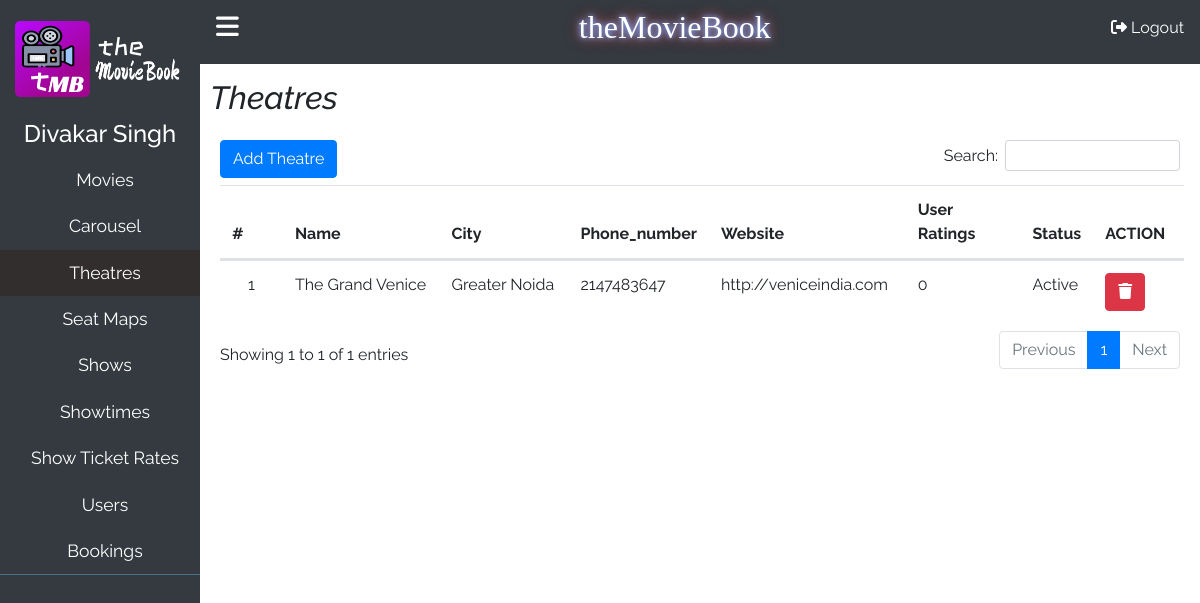
The page /admin/theatres.php (signed in) on the database its author committed.
### tables this page shows
CREATE TABLE `tbl_theatres` (
  `theatre_id` int(10) NOT NULL,
  `theatre_name` varchar(100) NOT NULL,
  `city` varchar(50) NOT NULL,
  `address` varchar(500) NOT NULL,
  `telephone` int(10) NOT NULL,
  `website` varchar(100) NOT NULL,
  `image` longtext NOT NULL,
  `status` int(11) NOT NULL,
  `screens` int(10) NOT NULL,
  `avg_ratings` float NOT NULL,
  `total_ratings` float NOT NULL,
  `num_of_ratings` int(11) NOT NULL,
  `user_ip_addresses` longtext NOT NULL
);

### admin/functions.php (called while the page is built, shortened)
<?php
function get_admin_name($db,$id){
	$sql = "SELECT * FROM `tbl_admins` WHERE `admin_id` = '$id'";
	$result = mysqli_query($db,$sql);
	if(mysqli_num_rows($result)>0){
		while($row = mysqli_fetch_assoc($result)){
			$first_name = $row['first_name'];
			$last_name = $row['last_name'];
		}
		return $first_name.' '.$last_name;
	}
}
?>

### admin/theatres.php (the view, shortened to what this page needs)
<?php
include_once ('db_config.php');
include_once ('functions.php');
$query = "SELECT * from tbl_theatres";
$result = mysqli_query($db, $query);
?>
<!DOCTYPE html>
<html lang="en">
<head>
     <link href="css/bootstrap.min.css" rel="stylesheet">
    <link href="css/style.css" rel="stylesheet">
    <link href="css/addons/datatables.bootstrap4.min.css" rel="stylesheet">
</head>
<body>
    <div class="wrapper" style="width: 100vw;height: 100vh;">
      <nav id="sidebar">
          <ul class="list-unstyled components">
              <li class="main-text">
                  <img src="./images/logo.png" width="180px" alt="">
              </li>
                <li class="admin_name">
                    <h4><?php echo get_admin_name($db,$_SESSION['admin_id']); ?></h4>
                </li>
              <li >
                  <a href="movies.php">
                      <span>Movies</span>
                  </a>
              </li>
              <li>
                  <a href="carousel.php">
                      <span>Carousel</span>
                  </a>
              </li>
              <li class="active">
                  <a href="theatres.php">
                      <span>Theatres</span>
                  </a>
              </li>
              <li>
                  <a href="theatre_seat_categories.php">
                      <span>Seat Maps</span>
                  </a>
              </li>
              <li>
                  <a href="shows.php">
                      <span>Shows</span>
                  </a>
              </li>
              <li>
                  <a href="showtimes.php">
                      <span>Showtimes</span>
                  </a>
              </li>
              <li>
                  <a href="show_ticket_rates.php">
                      <span>Show Ticket Rates</span>
                  </a>
              </li>
              <li>
                <a href="users.php">
                    <span>Users</span>
                </a>
            </li>
              <li>
                  <a href="bookings.php">
                      <span>Bookings</span>
                  </a>
              </li>
          </ul>
      </nav>
      <div id="content">
          <nav class="navbar bg-dark">
              <span class="bars" id="sidebarCollapse"><i class="fas fa-bars"></i>
              </span>
              <h4>theMovieBook</h4>
              <a href="admin.logout.php" class="signout">
                  <i class="fas fa-sign-out-alt"></i>
                  <span>Logout</span>
              </a>
          </nav>
          <div class="content-wrapper">
              <div class="content-header">
                  <h2 class="font-italic">Theatres</h2>
              </div>
              <div class="content-body">
                    <button class="btn btn-primary addtheatre" data-toggle="modal" data-target="#searchTheatreModal" style="position: absolute;z-index: 9999;">Add Theatre</button>
                    <table class="table" id="table">
                        <thead>
                            <th>#</th>
                            <th>Name</th>
                            <th>City</th>
                            <th>Phone_number</th>
                            <th>Website</th>
                            <th>User Ratings</th>
                            <th>Status</th>
                            <th>ACTION</th>
                        </thead>
                        <tbody>
                            <?php
                                $i=0;
                                if(mysqli_num_rows($result)){
                                while($row = mysqli_fetch_assoc($result)){
                                $i+=1; ?>
                            <tr>
                                <td id='row_num_column'><?php echo $i;?></td>
                                <td><?php echo $row['theatre_name']; ?></td>
                                <td><?php echo $row['city']; ?></td>
                                <td><?php echo $row['telephone']; ?></td>
                                <td><?php echo $row['website']; ?></td>
                                <td><?php echo $row['avg_ratings']; ?></td>
                                <td><?php if($row['status'] == '1'){ ?>Active<?php }else { ?>Inactive<?php } ?></td>
                                <td><button class="btn btn-danger" value="<?php echo $row['theatre_id']; ?>" id="dltBtn"><i class="fas fa-trash"></i></button></td>
                            </tr>
                           <?php }} ?>
                        </tbody>
                    </table>
              </div>
          </div>
      </div>
    </div>
</body>
</html>

### admin/css/style.css (style rules this page uses)
body { margin: 0; padding: 0; box-sizing: border-box; font-family: 'Raleway'; }
.wrapper { display: flex; width: 100%; height: 100%; align-items: stretch; }
#sidebar { min-width: 200px; max-width: 200px; background-color: #343a40; transition: all 0.3s ease; }
#sidebar ul.components { border-bottom: 1px solid #47748b; }
#sidebar ul li a { padding: 10px; font-size: 1.1rem; display: block; padding-left: 20px; text-align: center; }
a { text-decoration: none; color: #000; }
.main-text { font-size: 24px; color: #fff; display: flex; justify-content: center; align-items: center; height: 15vh; }
#sidebar ul li a { color: #fff; }
#sidebar ul li.active > a, a[aria-expanded="true"] { background-color: #322e2e; }
.navbar { height: 8vh; }
.bars { color: #fff; cursor: pointer; font-size: 26px; margin-bottom: 10px; }
.navbar h4 { font-family: 'neon'; font-size: 2rem; margin-bottom: 10px; color: #fff; text-shadow: 0 0 5px #7bacff, 0 0 10px #7bacff, 0 0 15px #fd1c03; }
.navbar a { color: #fff; margin-bottom: 10px; }
.admin_name { color: #fff; text-align: center; }
#content { min-width: 80%; width: 100%; min-height: 100vh; transition: all 0.3s ease; }
.content-wrapper { width: 100%; height: 92vh; padding: 10px; font-family: 'Raleway'; }
.content-header { height: 7vh; display: flex; justify-content: space-between; align-items: center; }
.content-body { background: #fff; border-radius: 10px; padding: 10px; }
#row_num_column { text-align: center; width: 40px; }

### rows shown on the page
tbl_theatres: theatre_name "The Grand Venice", city "Greater Noida", telephone "2147483647", website "http://veniceindia.com", avg_ratings "0", status "Active", $row['theatre_id'] 4 (drawn)

### other values the page prints
get_admin_name($db,$_SESSION['admin_id']) "Divakar Singh"
